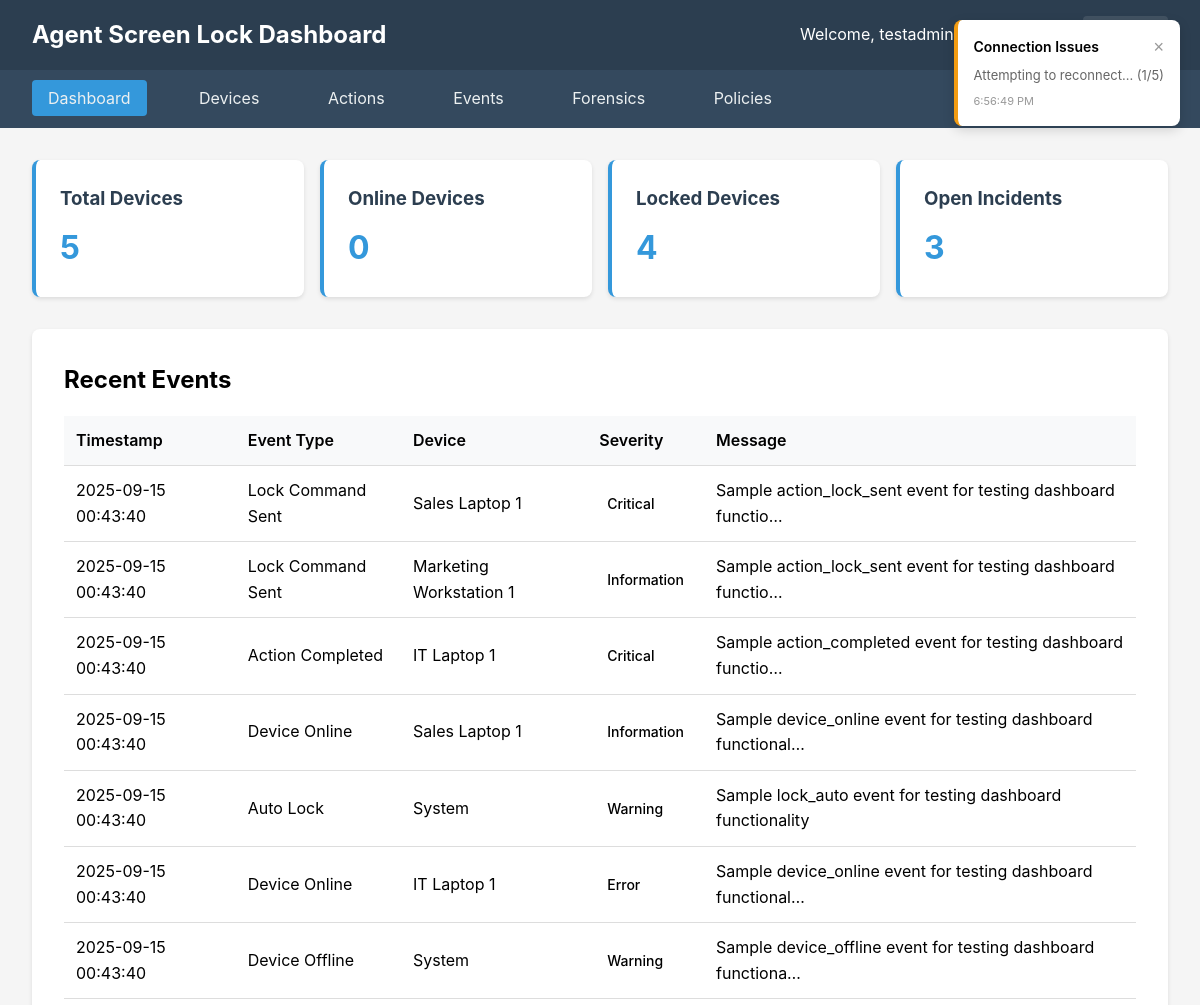
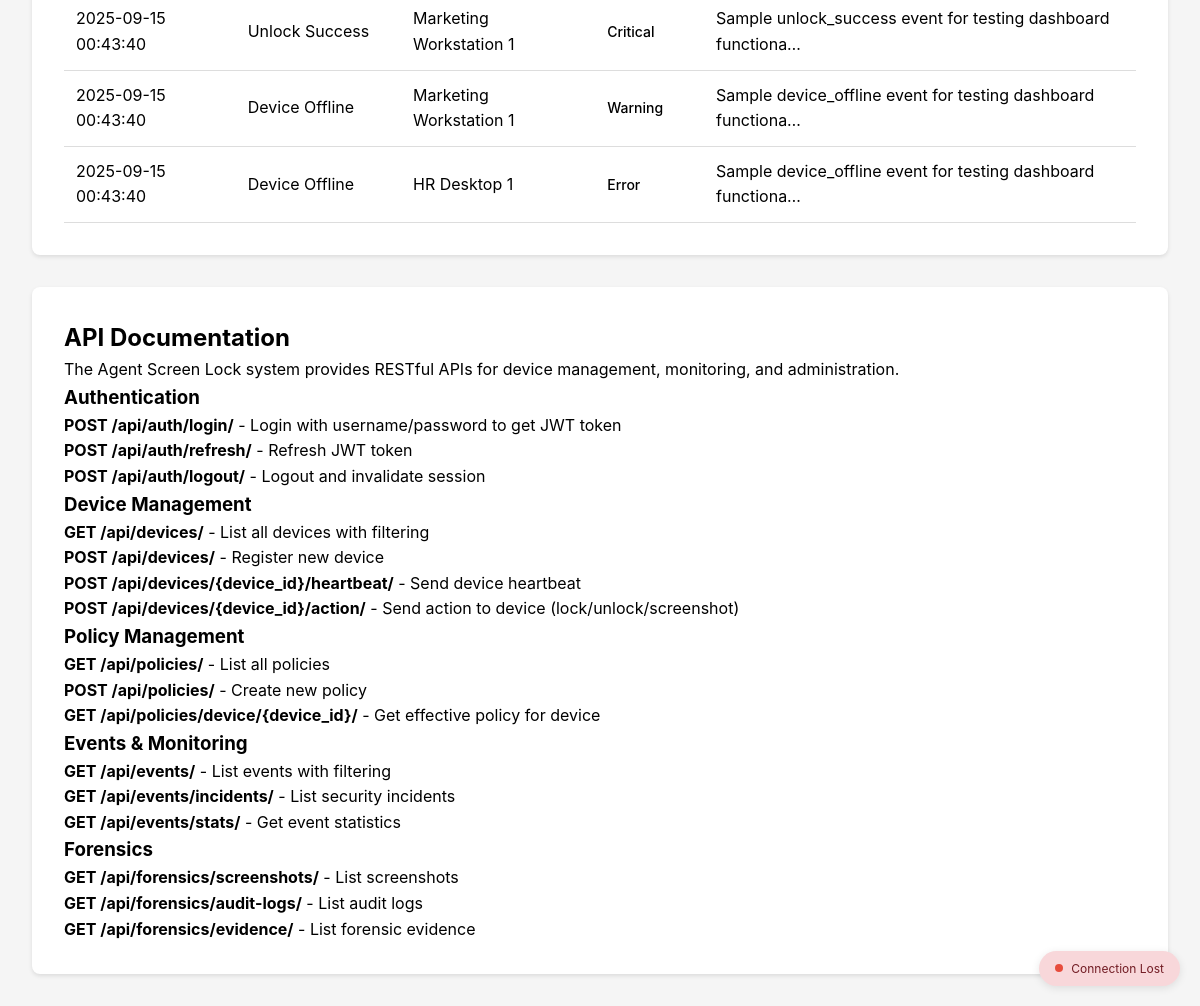
/ (signed in), run on the app's committed database (2 pictures, top to bottom).
### authentication/models.py (models this page shows, shortened)
class User(AbstractUser):
    ROLE_CHOICES = [
        ('superadmin', _('Super Administrator')),
        ('security', _('Security Officer')),
        ('it_admin', _('IT Administrator')),
        ('auditor', _('Auditor')),
        ('unlock_user', _('Unlock User')),  # For agent unlock functionality
    ]
    role = models.CharField(
        max_length=20,
        choices=ROLE_CHOICES,
        default='unlock_user',
        help_text=_('User role for access control')
    )
    full_name = models.CharField(
        max_length=255,
        blank=True,
        help_text=_('Full name of the user')
    )
    phone_number = models.CharField(
        max_length=20,
        blank=True,
        help_text=_('Phone number for contact')
    )
    is_agent_user = models.BooleanField(
        default=False,
        help_text=_('Whether this user can be used for agent unlock')
    )
    created_at = models.DateTimeField(auto_now_add=True)
    updated_at = models.DateTimeField(auto_now=True)
    last_activity = models.DateTimeField(null=True, blank=True)
    class Meta:
        db_table = 'users'
        verbose_name = _('User')
        verbose_name_plural = _('Users')

### events/models.py (models this page shows, shortened)
class Event(models.Model):
    EVENT_TYPES = [
        ('device_registered', _('Device Registered')),
        ('device_online', _('Device Online')),
        ('device_offline', _('Device Offline')),
        ('heartbeat', _('Heartbeat')),
        ('lock_auto', _('Auto Lock')),
        ('lock_manual', _('Manual Lock')),
        ('lock_forced', _('Forced Lock')),
        ('unlock_attempt', _('Unlock Attempt')),
        ('unlock_success', _('Unlock Success')),
        ('unlock_failed', _('Unlock Failed')),
        ('unlock_blocked', _('Unlock Blocked')),
        ('action_lock_sent', _('Lock Command Sent')),
        ('action_unlock_sent', _('Unlock Command Sent')),
        ('action_restart_sent', _('Restart Command Sent')),
        ('action_screenshot_sent', _('Screenshot Command Sent')),
        ('action_completed', _('Action Completed')),
        ('action_failed', _('Action Failed')),
        ('action_timeout', _('Action Timeout')),
        ('multiple_failed_attempts', _('Multiple Failed Attempts')),
        ('security_violation', _('Security Violation')),
        ('suspicious_activity', _('Suspicious Activity')),
        ('policy_updated', _('Policy Updated')),
        ('agent_updated', _('Agent Updated')),
        ('config_changed', _('Configuration Changed')),
        ('admin_login', _('Admin Login')),
        ('admin_logout', _('Admin Logout')),
        ('admin_action', _('Admin Action')),
    ]
    SEVERITY_LEVELS = [
        ('info', _('Information')),
        ('warning', _('Warning')),
        ('error', _('Error')),
        ('critical', _('Critical')),
    ]
    event_id = models.UUIDField(
        default=uuid.uuid4,
        unique=True,
        editable=False
    )
    event_type = models.CharField(
        max_length=50,
        choices=EVENT_TYPES,
        help_text=_('Type of event')
    )
    device = models.ForeignKey(
        'devices.Device',
        on_delete=models.CASCADE,
        null=True,
        blank=True,
        related_name='events',
        help_text=_('Device associated with event')
    )
    user = models.ForeignKey(
        User,
        on_delete=models.SET_NULL,
        null=True,
        blank=True,
        related_name='events',
        help_text=_('User associated with event')
    )
    timestamp = models.DateTimeField(
        auto_now_add=True,
        help_text=_('Event timestamp')
    )
    severity = models.CharField(
        max_length=20,
        choices=SEVERITY_LEVELS,
        default='info',
        help_text=_('Event severity level')
    )
    message = models.TextField(
        help_text=_('Event message/description')
    )
    metadata = models.JSONField(
        default=dict,
        blank=True,
        help_text=_('Additional event data')
    )
    ip_address = models.GenericIPAddressField(
        null=True,
        blank=True,
        help_text=_('IP address where event originated')
    )
    user_agent = models.TextField(
        blank=True,
        help_text=_('User agent string (for web events)')
    )
    source = models.CharField(
        max_length=50,
        default='agent',
        help_text=_('Event source (agent, dashboard, api)')
    )
    class Meta:
        db_table = 'events'
        verbose_name = _('Event')
        verbose_name_plural = _('Events')
        ordering = ['-timestamp']
        indexes = [
            models.Index(fields=['event_type', '-timestamp']),
            models.Index(fields=['device', '-timestamp']),
            models.Index(fields=['user', '-timestamp']),
            models.Index(fields=['severity', '-timestamp']),
        ]

### devices/models.py (models this page shows, shortened)
class Device(models.Model):
    STATUS_CHOICES = [
        ('online', _('Online')),
        ('offline', _('Offline')),
        ('locked', _('Locked')),
        ('unlocked', _('Unlocked')),
        ('error', _('Error')),
    ]
    device_id = models.UUIDField(
        default=uuid.uuid4,
        unique=True,
        editable=False,
        help_text=_('Unique device identifier')
    )
    name = models.CharField(
        max_length=255,
        help_text=_('Device/PC name')
    )
    hostname = models.CharField(
        max_length=255,
        help_text=_('System hostname')
    )
    owner_user = models.ForeignKey(
        User,
        on_delete=models.SET_NULL,
        null=True,
        blank=True,
        related_name='owned_devices',
        help_text=_('Device owner/user')
    )
    ip_address = models.GenericIPAddressField(
        null=True,
        blank=True,
        help_text=_('Current IP address')
    )
    mac_address = models.CharField(
        max_length=17,
        blank=True,
        help_text=_('MAC address')
    )
    os_version = models.CharField(
        max_length=255,
        help_text=_('Operating system version')
    )
    agent_version = models.CharField(
        max_length=50,
        blank=True,
        help_text=_('Agent software version')
    )
    status = models.CharField(
        max_length=20,
        choices=STATUS_CHOICES,
        default='offline',
        help_text=_('Current device status')
    )
    is_locked = models.BooleanField(
        default=False,
        help_text=_('Whether the device is currently locked')
    )
    last_seen = models.DateTimeField(
        null=True,
        blank=True,
        help_text=_('Last heartbeat received')
    )
    registered_at = models.DateTimeField(
        auto_now_add=True,
        help_text=_('Device registration time')
    )
    last_lock_time = models.DateTimeField(
        null=True,
        blank=True,
        help_text=_('Last time device was locked')
    )
    last_unlock_time = models.DateTimeField(
        null=True,
        blank=True,
        help_text=_('Last time device was unlocked')
    )
    hardware_info = models.JSONField(
        default=dict,
        blank=True,
        help_text=_('Hardware information (CPU, RAM, etc.)')
    )
    location = models.CharField(
        max_length=255,
        blank=True,
        help_text=_('Physical location of device')
    )
    department = models.CharField(
        max_length=100,
        blank=True,
        help_text=_('Department or division')
    )
    is_active = models.BooleanField(
        default=True,
        help_text=_('Whether device is active')
    )
    class Meta:
        db_table = 'devices'
        verbose_name = _('Device')
        verbose_name_plural = _('Devices')
        ordering = ['-last_seen', 'name']

### dashboard/views.py (the view)
# urls.py: path('', views.dashboard_home, name='dashboard'),
@login_required
def dashboard_home(request):
    total_devices = Device.objects.count()
    online_cutoff = timezone.now() - timedelta(minutes=5)
    online_devices = Device.objects.filter(last_seen__gte=online_cutoff).count()
    locked_devices = Device.objects.filter(is_locked=True).count()
    recent_events = Event.objects.all()[:10]
    open_incidents = SecurityIncident.objects.filter(status='open').count()
    context = {
        'total_devices': total_devices,
        'online_devices': online_devices,
        'locked_devices': locked_devices,
        'offline_devices': total_devices - online_devices,
        'recent_events': recent_events,
        'open_incidents': open_incidents,
        'page_title': 'Dashboard',
    }
    return render(request, 'dashboard/home.html', context)

### dashboard/templates/dashboard/home.html
{% extends 'dashboard/base.html' %}
{% block content %}
<div class="stats-grid">
    <div class="stat-card">
        <h3>Total Devices</h3>
        <div class="number">{{ total_devices }}</div>
    </div>
    <div class="stat-card">
        <h3>Online Devices</h3>
        <div class="number">{{ online_devices }}</div>
    </div>
    <div class="stat-card">
        <h3>Locked Devices</h3>
        <div class="number">{{ locked_devices }}</div>
    </div>
    <div class="stat-card">
        <h3>Open Incidents</h3>
        <div class="number">{{ open_incidents }}</div>
    </div>
</div>
<div class="content-card">
    <h2>Recent Events</h2>
    <table class="table">
        <thead>
            <tr>
                <th>Timestamp</th>
                <th>Event Type</th>
                <th>Device</th>
                <th>Severity</th>
                <th>Message</th>
            </tr>
        </thead>
        <tbody>
            {% for event in recent_events %}
            <tr>
                <td>{{ event.timestamp|date:"Y-m-d H:i:s" }}</td>
                <td>{{ event.get_event_type_display }}</td>
                <td>{{ event.device.name|default:"System" }}</td>
                <td>
                    <span class="badge {{ event.severity }}">{{ event.get_severity_display }}</span>
                </td>
                <td>{{ event.message|truncatechars:60 }}</td>
            </tr>
            {% empty %}
            <tr>
                <td colspan="5">No recent events</td>
            </tr>
            {% endfor %}
        </tbody>
    </table>
</div>
<div class="content-card">
    <h2>API Documentation</h2>
    <p>The Agent Screen Lock system provides RESTful APIs for device management, monitoring, and administration.</p>
    <h3>Authentication</h3>
    <p><strong>POST /api/auth/login/</strong> - Login with username/password to get JWT token</p>
    <p><strong>POST /api/auth/refresh/</strong> - Refresh JWT token</p>
    <p><strong>POST /api/auth/logout/</strong> - Logout and invalidate session</p>
    <h3>Device Management</h3>
    <p><strong>GET /api/devices/</strong> - List all devices with filtering</p>
    <p><strong>POST /api/devices/</strong> - Register new device</p>
    <p><strong>POST /api/devices/{device_id}/heartbeat/</strong> - Send device heartbeat</p>
    <p><strong>POST /api/devices/{device_id}/action/</strong> - Send action to device (lock/unlock/screenshot)</p>
    <h3>Policy Management</h3>
    <p><strong>GET /api/policies/</strong> - List all policies</p>
    <p><strong>POST /api/policies/</strong> - Create new policy</p>
    <p><strong>GET /api/policies/device/{device_id}/</strong> - Get effective policy for device</p>
    <h3>Events & Monitoring</h3>
    <p><strong>GET /api/events/</strong> - List events with filtering</p>
    <p><strong>GET /api/events/incidents/</strong> - List security incidents</p>
    <p><strong>GET /api/events/stats/</strong> - Get event statistics</p>
    <h3>Forensics</h3>
    <p><strong>GET /api/forensics/screenshots/</strong> - List screenshots</p>
    <p><strong>GET /api/forensics/audit-logs/</strong> - List audit logs</p>
    <p><strong>GET /api/forensics/evidence/</strong> - List forensic evidence</p>
</div>
{% endblock %}

### dashboard/templates/dashboard/base.html (shortened to what this page needs)
<!DOCTYPE html>
<html lang="en">
<head>
</head>
<body>
    <div class="header">
        <h1>Agent Screen Lock Dashboard</h1>
        <div>
            Welcome, {{ user.full_name|default:user.username }} ({{ user.get_role_display }})
            <a href="{% url 'logout' %}"
                style="margin-left: 1rem; color: #ecf0f1; text-decoration: none; padding: 0.5rem 1rem; background: rgba(255,255,255,0.1); border-radius: 4px;">Logout</a>
        </div>
    </div>
    <nav class="nav">
        <a href="{% url 'dashboard:dashboard' %}" {% if request.resolver_match.url_name == 'dashboard' %} class="active"
            {%endif %}>Dashboard</a>
        <a href="{% url 'dashboard:devices' %}" >Devices</a>
        <a href="{% url 'dashboard:actions' %}" >Actions</a>
        <a href="{% url 'dashboard:events' %}" {% if request.resolver_match.url_name == 'events' %} class="active" {%endif%}>Events</a>
        <a href="{% url 'dashboard:forensics' %}" >Forensics</a>
        <a href="{% url 'dashboard:policies' %}" >Policies</a>
    </nav>
    <div class="container">
        {% block content %}
        {% endblock %}
    </div>
    <div id="notification-center" class="notification-center"></div>
    <div id="connection-status" class="connection-status connecting">
    </div>
</body>
</html>

### dashboard/templates/dashboard/base.html (style rules this page uses)
* { margin: 0; padding: 0; box-sizing: border-box; }
body { font-family: -apple-system, BlinkMacSystemFont, 'Segoe UI', Roboto, sans-serif; background: #f5f5f5; line-height: 1.6; }
.header { background: #2c3e50; color: white; padding: 1rem 2rem; display: flex; justify-content: space-between; align-items: center; }
.header h1 { font-size: 1.5rem; }
.nav { background: #34495e; padding: 1rem 2rem; }
.nav a { color: #ecf0f1; text-decoration: none; margin-right: 2rem; padding: 0.5rem 1rem; border-radius: 4px; transition: background 0.3s; }
.nav a:hover, .nav a.active { background: #3498db; }
.container { max-width: 1200px; margin: 2rem auto; padding: 0 2rem; }
.stats-grid { display: grid; grid-template-columns: repeat(auto-fit, minmax(250px, 1fr)); gap: 1rem; margin-bottom: 2rem; }
.stat-card { background: white; padding: 1.5rem; border-radius: 8px; box-shadow: 0 2px 4px rgba(0, 0, 0, 0.1); border-left: 4px solid #3498db; }
.stat-card h3 { color: #2c3e50; margin-bottom: 0.5rem; }
.stat-card .number { font-size: 2rem; font-weight: bold; color: #3498db; }
.content-card { background: white; padding: 2rem; border-radius: 8px; box-shadow: 0 2px 4px rgba(0, 0, 0, 0.1); margin-bottom: 2rem; }
.table { width: 100%; border-collapse: collapse; margin-top: 1rem; }
.table th, .table td { padding: 0.75rem; text-align: left; border-bottom: 1px solid #ddd; }
.table th { background: #f8f9fa; font-weight: 600; }
.badge { padding: 0.25rem 0.5rem; border-radius: 4px; font-size: 0.875rem; font-weight: 500; }
.notification-center { position: fixed; top: 20px; right: 20px; z-index: 10000; max-width: 400px; }
.connection-status { position: fixed; bottom: 20px; right: 20px; background: white; padding: 8px 16px; border-radius: 20px; box-shadow: 0 2px 8px rgba(0, 0, 0, 0.1); font-size: 12px; display: flex; align-items: center; gap: 8px; z-index: 9999; }
.connection-status.disconnected { background: #f8d7da; color: #721c24; }

### data on the page
User: full_name "testadmin"
Event: timestamp "2025-09-15 00:43:40", event_type "Lock Command Sent", device.name "Sales Laptop 1", severity "Critical", message "Sample action_lock_sent event for testing dashboard functio…"
Event: timestamp "2025-09-15 00:43:40", event_type "Lock Command Sent", device.name "Marketing Workstation 1", severity "Information", message "Sample action_lock_sent event for testing dashboard functio…"
Event: timestamp "2025-09-15 00:43:40", event_type "Action Completed", device.name "IT Laptop 1", severity "Critical", message "Sample action_completed event for testing dashboard functio…"
Event: timestamp "2025-09-15 00:43:40", event_type "Device Online", device.name "Sales Laptop 1", severity "Information", message "Sample device_online event for testing dashboard functional…"
Event: timestamp "2025-09-15 00:43:40", event_type "Auto Lock", device.name "System", severity "Warning", message "Sample lock_auto event for testing dashboard functionality"
Event: timestamp "2025-09-15 00:43:40", event_type "Device Online", device.name "IT Laptop 1", severity "Error", message "Sample device_online event for testing dashboard functional…"
Event: timestamp "2025-09-15 00:43:40", event_type "Device Offline", device.name "System", severity "Warning", message "Sample device_offline event for testing dashboard functiona…"
Event: timestamp "2025-09-15 00:43:40", event_type "Unlock Success", device.name "Marketing Workstation 1", severity "Critical", message "Sample unlock_success event for testing dashboard functiona…"
Event: timestamp "2025-09-15 00:43:40", event_type "Device Offline", device.name "Marketing Workstation 1", severity "Warning", message "Sample device_offline event for testing dashboard functiona…"
Event: timestamp "2025-09-15 00:43:40", event_type "Device Offline", device.name "HR Desktop 1", severity "Error", message "Sample device_offline event for testing dashboard functiona…"

### other printed values
{{ total_devices }} "5"
{{ online_devices }} "0"
{{ locked_devices }} "4"
{{ open_incidents }} "3"
